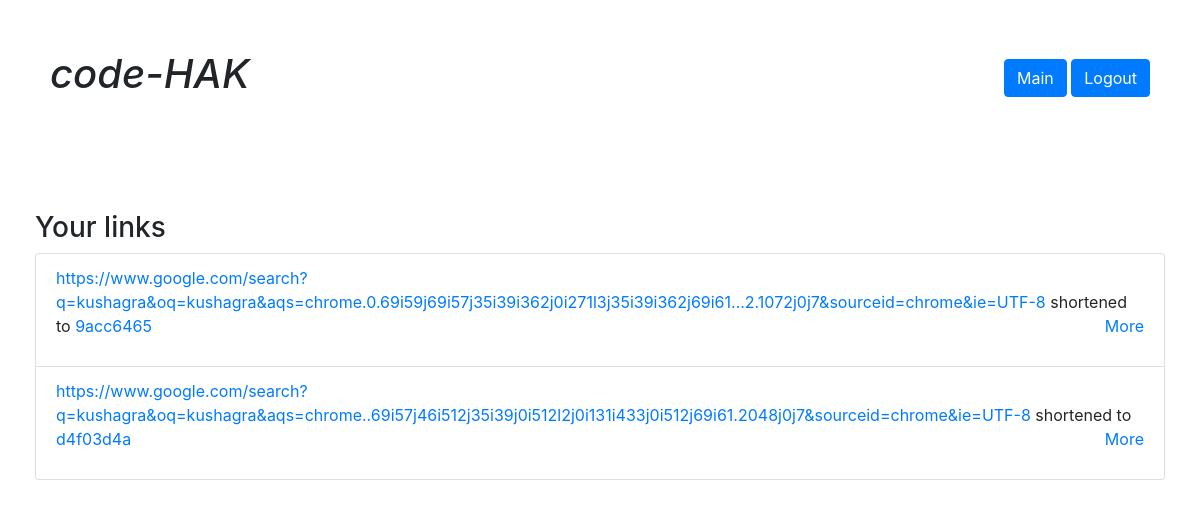
Page /links/ (signed in) on the committed database.
### engine/models.py (models this page shows, shortened)
class Url(models.Model):
    user = models.ForeignKey('auth.User', on_delete=models.CASCADE, null=True)
    original_url = models.CharField(max_length=1024)
    short_url = models.CharField(max_length=12)

### engine/views.py (the view)
# urls.py: path('links/', UserLinksView.as_view(), name='user_links_list'),
class UserLinksView(LoginRequiredMixin, ListView):
    model = Url
    context_object_name = 'urls'
    template_name = 'user_links_list.html'
    def get_queryset(self):
        return self.model.objects.filter(user=self.request.user).order_by('-pk')  #fetching the objects of class url where user is user

### templates/user_links_list.html
{% extends 'base.html' %}
{% block content %}
    <div id="wrapper">
        <div class="menu">
            <div class=logo><h1>code-HAK</h1></div>
        <div class=pages>
            <a class="btn btn-primary" href="{% url 'main' %}">Main</a>
            <a class="btn btn-primary" href="{% url 'logout' %}">Logout</a>
        </div>
    </div>
        <div class="container-fluid" style="padding: 35px;">
            <h3>Your links</h3>
            <div class="card" style="width: 100%">
                <ul class="list-group list-group-flush">
                    {% for url in urls %}
                        <li class="list-group-item">
                            <a href="{{ url.original_url }}">{{ url.original_url }}</a> shortened to <a
                                href="/{{ url.short_url }}">{{ url.short_url }}</a>
                            <p style="float: right"><a href="{% url 'user_link_detail' url=url.short_url %}">More</a>
                            </p>
                        </li>
                    {% endfor %}
                </ul>
            </div>
        </div>
    </div>
{% endblock %}

### engine/static/css/style.css (style rules this page uses)
.menu { padding: 50px; display: flex; justify-content: space-between; align-items: center; width: 100%; }
.logo { float: left; font-style: oblique; }
.pages { float: right; }
.container-fluid { margin-top: 20px; }

### rows in the picture
Url: original_url "https://www.google.com/search?q=kushagra&oq=kushagra&aqs=chrome.0.69i59j69i57j35i39i362j0i271l3j35i39i362j69i61...2.1072j0j7&sourceid=chrome&ie=UTF-8", short_url "9acc6465"
Url: original_url "https://www.google.com/search?q=kushagra&oq=kushagra&aqs=chrome..69i57j46i512j35i39j0i512l2j0i131i433j0i512j69i61.2048j0j7&sourceid=chrome&ie=UTF-8", short_url "d4f03d4a"
